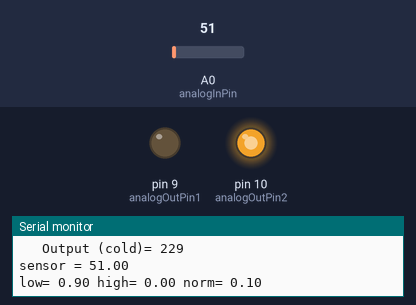
The sketch below on a simulated Arduino Uno, built with avr-gcc and run on an emulated ATmega328P. On the bench: output pins drawn as LEDs (lit = HIGH), the last lines printed to the serial monitor. The inputs (shaded band) are chosen by the test bench; at power-on: A0 (analogInPin) = 51.

Above: at 1.2 s.
1.3 s: A0 (analogInPin) set to 61
At 1.8 s:
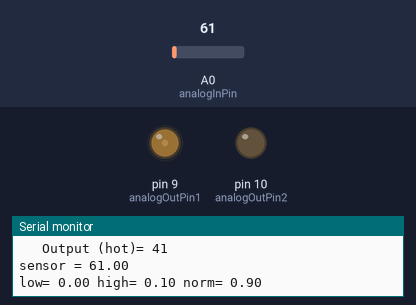
3.0 s: A0 (analogInPin) set to 71
At 4.0 s:
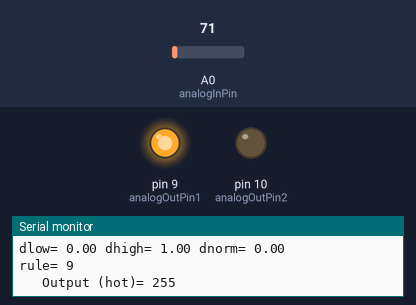
Timing chart, 0 to 6.0 s (numbered marks = the images above; inputs shaded):
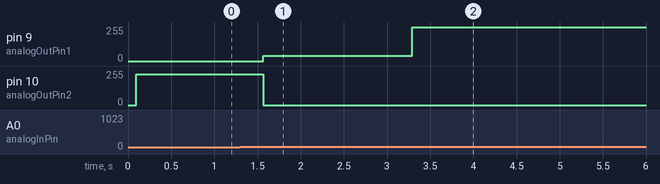

Measured:
- after the input at 1.3 s, pin 9 (analogOutPin1): 0/255 → 41/255 after 0.27 s; pin 10 (analogOutPin2): 229/255 → 0/255 after 0.27 s
- after the input at 3.0 s, pin 9 (analogOutPin1): 41/255 → 255/255 after 0.29 s

The sketch:

temeprature_sensor.ino
```cpp
const int analogInPin = A0;  // Analog input pin that the LM35 is attached to
const int analogOutPin1 = 9; // Analog output pin that the Red LED is attached to
const int analogOutPin2 = 10; // Analog output pin that the Blue LED is attached to
double sense=
1.0;        // value read from the sensor

float low, norm, high, diff;
float dlow, dnorm, dhigh;
float flow, fnorm, fhigh;
float temp[] = {0, 0, 0, 0, 0, 0, 0, 0, 0};
float difft[] = {0, 0, 0, 0, 0, 0, 0, 0, 0};
float rule[] = {0, 0, 0, 0, 0, 0, 0, 0, 0};
int out;


void setup() {
  // initialize serial communications at 9600 bps:
  Serial.begin(9600);
}

void loop() {

high=0; low=0; norm=0; diff=0;
dlow=0; dnorm=0; dhigh=0;
flow=0; fnorm-0; fhigh=0;


for(int i=0; i<=9;i++)
  temp[i]=difft[i]=rule[i]=0;

  sense = analogRead(analogInPin);
  Serial.print("sensor = " );
  Serial.println(sense);

  if(sense<=50)
    low=1.0;
  else if(sense>50 && sense<=60)
  {
    low=(-(sense)/10)+6.0;
    norm=(sense/10)-5.0;
  }
  else if(sense>60 && sense<=70)
  {
    norm=((-(sense))/10)+7.0;
    high=(sense/10)-6.0;
  }

  else if(sense>70)
    high=1.0;
   Serial.print("low= ");
   Serial.print(low);
   Serial.print(" high= ");
   Serial.print(high);
   Serial.print(" norm= ");
   Serial.println(norm);

   diff=sense-60.0; //since normal=60
   Serial.print("diff= ");
   Serial.println(diff);

  if(diff<=-10.0)
    dlow=1;
  else if(diff>-10.0 && diff<=0.0)
  {
    dlow=-diff/10;
    dnorm=diff/10+1.0;
  }
  else if(diff>0.0 && diff<=10.0)
  {
    dnorm=-diff/10+1.0;
    dhigh=diff/10;
  }
  else if(diff>10.0)
    dhigh=1;

   Serial.print("dlow= ");
   Serial.print(dlow);
   Serial.print(" dhigh= ");
   Serial.print(dhigh);
   Serial.print(" dnorm= ");
   Serial.println(dnorm);

  //rule base for temp
  if(low>0.0)
    temp[1]=temp[4]=temp[7]=low;
  if(norm>0.0)
    temp[2]=temp[5]=temp[8]=norm;
  if(high>0.0)
    temp[3]=temp[6]=temp[9]=high;

  //rule base for error
  if(dlow>0.0)
    difft[1]=difft[2]=difft[3]=dlow;
  if(dnorm>0.0)
    difft[4]=difft[5]=difft[6]=dnorm;
  if(dhigh>0.0)
    difft[7]=difft[8]=difft[9]=dhigh;

  //intersection
      for(int i=0; i<=9; i++)
      {
        if(temp[i]>0.0 && difft[i]>0.0)

          {
            rule[i]=min(temp[i], difft[i]);
              Serial.print("rule= ");

             Serial.println(i);
          }
      }

  //calculation
  flow=sqrt(sq(rule[1])+sq(rule[2])+sq(rule[4])+sq(rule[7]));
  fhigh=sqrt(sq(rule[3])+sq(rule[6])+sq(rule[8])+sq(rule[9]));
  fnorm=rule[5];

  out=(flow*(-255) + fnorm*0 + fhigh*255)/(flow + fhigh + fnorm);

  if(out<0)
  {
    out=-(out);
    Serial.print("\t Output (cold)= ");
    Serial.println(out);
    analogWrite(analogOutPin1, 0);
    analogWrite(analogOutPin2, out);
  }
  else if(out>0)
  {
    Serial.print("\t Output (hot)= ");
    Serial.println(out);
    analogWrite(analogOutPin2, 0);
    analogWrite(analogOutPin1, out);
  }
  else
  {
    Serial.print("\t Output (No Change)= ");
    Serial.println(out);
    analogWrite(analogOutPin2, 0);
    analogWrite(analogOutPin2, 0);
  }
  // wait 200 milliseconds before the next loop
  // for the analog-to-digital converter to settle
  // after the last reading:
  delay(200);
}
```
